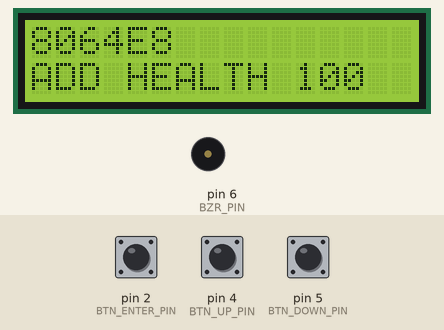
Simulated run of this sketch. Board: Arduino Uno, built with avr-gcc and run on an emulated ATmega328P. On the bench: 16×2 character LCD, buzzer (waves = sounding). Inputs (shaded band) come from the test bench; at power-on: pin 4 (BTN_UP_PIN) LOW, pin 5 (BTN_DOWN_PIN) LOW, pin 2 (BTN_ENTER_PIN) LOW.

Above: at 1.2 s.
1.3 s: pin 4 (BTN_UP_PIN) pulled HIGH for 0.15 s
At 2.5 s:
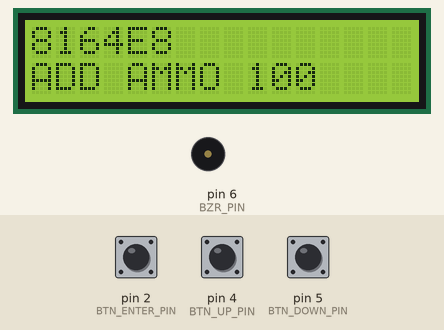
3.0 s: pin 5 (BTN_DOWN_PIN) pulled HIGH for 1 s
At 4.8 s:
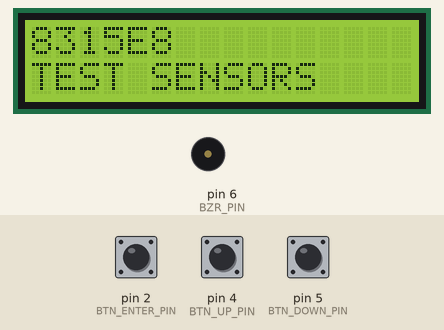
5.5 s: pin 5 (BTN_DOWN_PIN) pulled HIGH for 0.15 s
At 6.9 s:
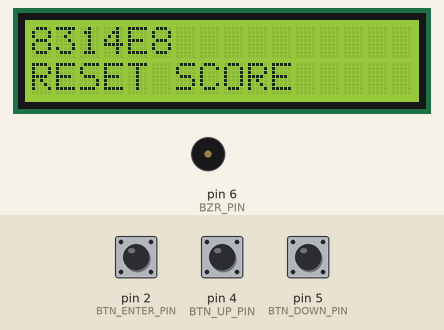
7.2 s: pin 4 (BTN_UP_PIN) pulled HIGH for 3.2 s
At 11.6 s:
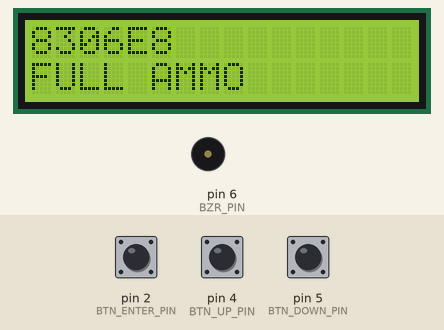
11.9 s: pin 4 (BTN_UP_PIN) pulled HIGH for 1 s
At 13.6 s:
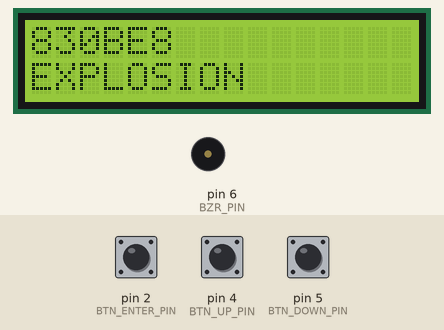
14.4 s: pin 5 (BTN_DOWN_PIN) pulled HIGH for 0.15 s
At 16.0 s:
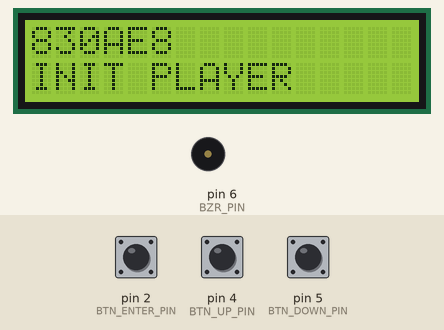
Timing chart, 0 to 17.1 s (numbered marks = the images above; inputs shaded):
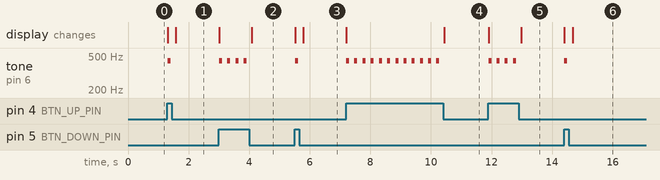

Measured:
- after the input at 1.3 s, tone on pin 6 (BZR_PIN): silent → 440 Hz at once, → silent 0.10 s later; the display: first changes at once (image 1 shows a later state)
- after the input at 3.0 s, tone on pin 6 (BZR_PIN): alternates 440 Hz for 0.10 s and silent for 0.17 s, 8 changes in all, then stays silent, starting at once; the display: first changes at once (image 2 shows a later state)
- after the input at 5.5 s, tone on pin 6 (BZR_PIN): silent → 440 Hz at once, → silent 0.10 s later; the display: first changes at once (image 3 shows a later state)
- after the input at 7.2 s, tone on pin 6 (BZR_PIN): alternates 440 Hz for 0.10 s and silent for 0.17 s, 24 changes in all, then stays silent, starting at once; the display: first changes at once (image 4 shows a later state)
- after the input at 11.9 s, tone on pin 6 (BZR_PIN): alternates 440 Hz for 0.10 s and silent for 0.17 s, 8 changes in all, then stays silent, starting at once; the display: first changes at once (image 5 shows a later state)
- after the input at 14.4 s, tone on pin 6 (BZR_PIN): silent → 440 Hz at once, → silent 0.10 s later; the display: first changes at once (image 6 shows a later state)

The sketch:

LasertagPrototype_OmniControllerWIP.ino
```cpp
//IR for laser tag
#include <IRremote.h>

//I2C
#include <Wire.h>

//1602 LCD
#include <LiquidCrystal_I2C.h>

////////////////
// Components //
////////////////

//IR LED
#define IR_PIN 3
IRsend irsend(IR_PIN);

//Buttons
#define BTN_UP_PIN 4
#define BTN_DOWN_PIN 5
#define BTN_ENTER_PIN 2

//LCD
LiquidCrystal_I2C lcd(0x27,16,2);

//Optionally you can use a piezo buzzer on pin 6.
#define BZR_PIN 6

//////////////////////////////////
// MilesTag 2 protocol commands //
//////////////////////////////////

//Active command
int8_t command=0;
/*
Fully (WIP)
0 - Add health 100, 0x8064E8
1 - Add ammo 100, 0x8164E8
2 - Admin instakill, 0x8300E8
3 - Pause/Unpause, 0x8301E8
4 - Start game (delayed), 0x8302E8
5 - Factory reset, 0x8303E8
6 - Respawn, 0x8304E8
7 - Start game (immediately), 0x8305E8
8 - Full ammo, 0x8306E8
9 - Game over, 0x8307E8
10 - Reset clock, 0x8308E8
11 - Initialize player, 0x830AE8
12 - Explosion, 0x830BE8
13 - Ready game, 0x830CE8
14 - Full health, 0x830DE8
15 - Full armour, 0x830FE8
16 - Reset score, 0x8314E8
17 - Test sensors, 0x8315E8
18 - Stun player, 0x8316E8
19 - Disarm player, 0x8317E8
*/

//////////////////////////////
void setup()
{
  Serial.begin(9600);

  //Buttons
  pinMode(BTN_UP_PIN, INPUT); //Up
  pinMode(BTN_DOWN_PIN, INPUT); //Down
  pinMode(BTN_ENTER_PIN, INPUT); //Enter

  //LCD
  lcd.init(); //Initialize
  lcd.backlight(); //Turn backlight on


}

void loop()
{
  // put your main code here, to run repeatedly:

  //Select commands

  //Up
  if(digitalRead(BTN_UP_PIN)==HIGH)
  {
    //Clear the LCD
    lcd.clear();

    //Optional buzzer
    #ifdef BZR_PIN
    tone(BZR_PIN,440,100);
    #endif

    //Change the menu item
    command+=1;
    if(command>19) command=0;
    delay(250);

  }
  //Down
  if(digitalRead(BTN_DOWN_PIN)==HIGH)
  {
    //Clear the LCD
    lcd.clear();

    //Optional buzzer
    #ifdef BZR_PIN
    tone(BZR_PIN,440,100);
    #endif

    //Change the menu items
    command-=1;
    if(command<0) command=19;
    delay(250);
  }

  //Display command name
  switch(command)
  {
    //Add health 100
    case 0:
      {
        lcd.setCursor(0,0);
        lcd.print("8064E8");
        lcd.setCursor(0,1);
        lcd.print("ADD HEALTH 100");
        break;
      }

    //Add ammo 100
    case 1:
      {
        lcd.setCursor(0,0);
        lcd.print("8164E8");
        lcd.setCursor(0,1);
        lcd.print("ADD AMMO 100");
        break;
      }

    //Instakill
    case 2:
      {
        lcd.setCursor(0,0);
        lcd.print("8300E8");
        lcd.setCursor(0,1);
        lcd.print("ADMIN KILL");
        break;
      }

    //Pause/Unpause
    case 3:
      {
        lcd.setCursor(0,0);
        lcd.print("8301E8");
        lcd.setCursor(0,1);
        lcd.print("PAUSE");
        break;
      }

    //Start game delayed
    case 4:
      {
        lcd.setCursor(0,0);
        lcd.print("8302E8");
        lcd.setCursor(0,1);
        lcd.print("START GAME DLY");
        break;
      }

    //Factory reset
    case 5:
     {
        lcd.setCursor(0,0);
        lcd.print("8303E8");
        lcd.setCursor(0,1);
        lcd.print("FACTORY RESET");
        break;
      }

    //Respawn
    case 6:
      {
        lcd.setCursor(0,0);
        lcd.print("8304E8");
        lcd.setCursor(0,1);
        lcd.print("RESPAWN");
        break;
      }

    //Start game immediately
    case 7:
      {
        lcd.setCursor(0,0);
        lcd.print("8305E8");
        lcd.setCursor(0,1);
        lcd.print("START GAME");
        break;
      }

    //Full ammo
    case 8:
      {
        lcd.setCursor(0,0);
        lcd.print("8306E8");
        lcd.setCursor(0,1);
        lcd.print("FULL AMMO");
        break;
      }

    //Game over
    case 9:
      {
        lcd.setCursor(0,0);
        lcd.print("8307E8");
        lcd.setCursor(0,1);
        lcd.print("GAME OVER");
        break;
      }

    //Reset clock
    case 10:
      {
        lcd.setCursor(0,0);
        lcd.print("8308E8");
        lcd.setCursor(0,1);
        lcd.print("RESET CLOCK");
        break;
      }

    //Initialize player
    case 11:
      {
        lcd.setCursor(0,0);
        lcd.print("830AE8");
        lcd.setCursor(0,1);
        lcd.print("INIT PLAYER");
        break;
      }

    //Explosion
    case 12:
      {
        lcd.setCursor(0,0);
        lcd.print("830BE8");
        lcd.setCursor(0,1);
        lcd.print("EXPLOSION");
        break;
      }

    //Ready game
    case 13:
      {
        lcd.setCursor(0,0);
        lcd.print("830CE8");
        lcd.setCursor(0,1);
        lcd.print("READY GAME");
        break;
      }

    //Full health
    case 14:
      {
        lcd.setCursor(0,0);
        lcd.print("830DE8");
        lcd.setCursor(0,1);
        lcd.print("FULL HEALTH");
        break;
      }

    //Full armour
    case 15:
      {
        lcd.setCursor(0,0);
        lcd.print("830FE8");
        lcd.setCursor(0,1);
        lcd.print("FULL ARMOR");
        break;
      }

    //Reset score
    case 16:
      {
        lcd.setCursor(0,0);
        lcd.print("8314E8");
        lcd.setCursor(0,1);
        lcd.print("RESET SCORE");
        break;
      }

    //Test sensors
    case 17:
      {
        lcd.setCursor(0,0);
        lcd.print("8315E8");
        lcd.setCursor(0,1);
        lcd.print("TEST SENSORS");
        break;
      }

    //Stun
    case 18:
      {
        lcd.setCursor(0,0);
        lcd.print("8316E8");
        lcd.setCursor(0,1);
        lcd.print("STUN PLAYER");
        break;
      }

    //Disarm
    case 19:
      {
        lcd.setCursor(0,0);
        lcd.print("8317E8");
        lcd.setCursor(0,1);
        lcd.print("DISARM PLAYER");
        break;
      }
  }

  //Execute command
  if(digitalRead(BTN_ENTER_PIN)==HIGH)
  {
    switch(command)
    {
      //Add health 100
      case 0:
        {
          irsend.sendSony(0x8064E8,24);
          break;
        }

      //Add ammo 100
      case 1:
        {
          irsend.sendSony(0x8164E8,24);
          break;
        }

      //Instakill
      case 2:
        {
          irsend.sendSony(0x8300E8,24);
          break;
        }

      //Pause/Unpause
      case 3:
        {
          irsend.sendSony(0x8301E8,24);
          break;
        }

      //Start game (delayed)
      case 4:
        {
          irsend.sendSony(0x8302E8,24);
          break;
        }

      //Factory reset
      case 5:
        {
          irsend.sendSony(0x8303E8,24);
          break;
        }

      //Respawn
      case 6:
        {
          irsend.sendSony(0x8304E8,24);
          break;
        }

      //Start game (immediately)
      case 7:
        {
          irsend.sendSony(0x8305E8,24);
          break;
        }

      //Full ammo
      case 8:
        {
          irsend.sendSony(0x8306E8,24);
          break;
        }

      //Game over
      case 9:
        {
          irsend.sendSony(0x8307E8,24);
          break;
        }

      //Reset clock
      case 10:
        {
          irsend.sendSony(0x8308E8,24);
          break;
        }

      //Init player
      case 11:
        {
          irsend.sendSony(0x830AE8,24);
          break;
        }

      //Explosion
      case 12:
        {
          irsend.sendSony(0x830BE8,24);
          break;
        }

      //Ready game
      case 13:
        {
          irsend.sendSony(0x830CE8,24);
          break;
        }

      //Full health
      case 14:
        {
          irsend.sendSony(0x830DE8,24);
          break;
        }

      //Full armour
      case 15:
        {
          irsend.sendSony(0x830FE8,24);
          break;
        }

      //Reset score
      case 16:
        {
          irsend.sendSony(0x8314E8,24);
          break;
        }

      //Test sensors
      case 17:
        {
          irsend.sendSony(0x8315E8,24);
          break;
        }

      //Stun
      case 18:
        {
          irsend.sendSony(0x8316E8,24);
          break;
        }

      //Disarm
      case 19:
        {
          irsend.sendSony(0x8317E8,24);
          break;
        }
    }
  }

  //delay(10); // Delay a little bit to improve simulation performance
}
```
